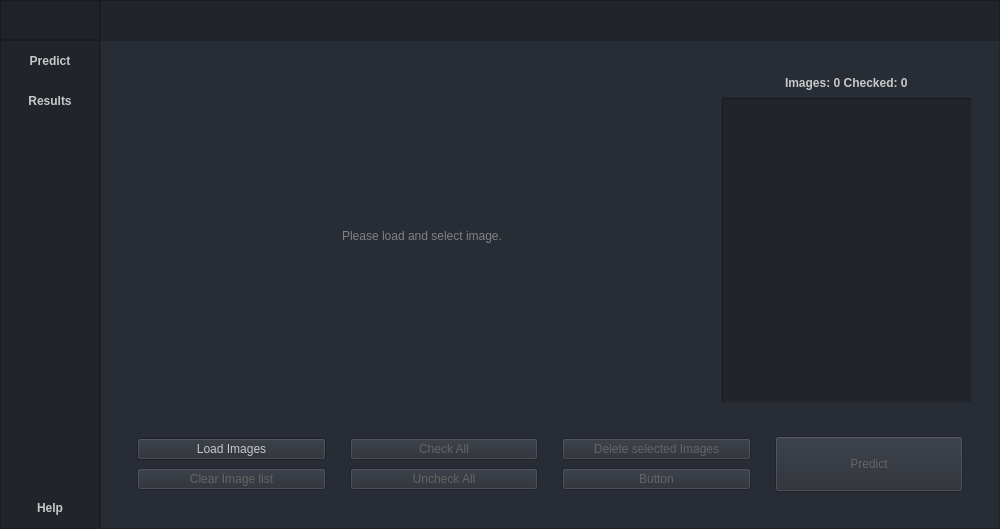
<?xml version="1.0" encoding="UTF-8"?>
<ui version="4.0">
 <class>MainWindow</class>
 <widget class="QMainWindow" name="MainWindow">
  <property name="geometry">
   <rect>
    <x>0</x>
    <y>0</y>
    <width>1000</width>
    <height>529</height>
   </rect>
  </property>
  <property name="minimumSize">
   <size>
    <width>1000</width>
    <height>500</height>
   </size>
  </property>
  <property name="windowTitle">
   <string>FractureArea</string>
  </property>
  <property name="windowIcon">
   <iconset>
    <normalon>:/assets/icons/app-icon.png</normalon>
   </iconset>
  </property>
  <property name="styleSheet">
   <string notr="true">background-color: rgb(40, 44, 52);
</string>
  </property>
  <property name="toolButtonStyle">
   <enum>Qt::ToolButtonIconOnly</enum>
  </property>
  <widget class="QWidget" name="centralwidget">
   <layout class="QVBoxLayout" name="verticalLayout">
    <property name="spacing">
     <number>0</number>
    </property>
    <property name="leftMargin">
     <number>0</number>
    </property>
    <property name="topMargin">
     <number>0</number>
    </property>
    <property name="rightMargin">
     <number>0</number>
    </property>
    <property name="bottomMargin">
     <number>0</number>
    </property>
    <item>
     <widget class="QFrame" name="Top_Bar">
      <property name="maximumSize">
       <size>
        <width>16777215</width>
        <height>40</height>
       </size>
      </property>
      <property name="styleSheet">
       <string notr="true">background-color: rgb(35, 35, 35);</string>
      </property>
      <property name="frameShape">
       <enum>QFrame::NoFrame</enum>
      </property>
      <property name="frameShadow">
       <enum>QFrame::Raised</enum>
      </property>
      <layout class="QHBoxLayout" name="horizontalLayout">
       <property name="spacing">
        <number>0</number>
       </property>
       <property name="leftMargin">
        <number>0</number>
       </property>
       <property name="topMargin">
        <number>0</number>
       </property>
       <property name="rightMargin">
        <number>0</number>
       </property>
       <property name="bottomMargin">
        <number>0</number>
       </property>
       <item>
        <widget class="QFrame" name="frame_toggle">
         <property name="maximumSize">
          <size>
           <width>100</width>
           <height>40</height>
          </size>
         </property>
         <property name="styleSheet">
          <string notr="true">background-color: rgb(31, 35, 40);</string>
         </property>
         <property name="frameShape">
          <enum>QFrame::StyledPanel</enum>
         </property>
         <property name="frameShadow">
          <enum>QFrame::Raised</enum>
         </property>
         <layout class="QVBoxLayout" name="verticalLayout_2">
          <property name="spacing">
           <number>0</number>
          </property>
          <property name="leftMargin">
           <number>0</number>
          </property>
          <property name="topMargin">
           <number>0</number>
          </property>
          <property name="rightMargin">
           <number>0</number>
          </property>
          <property name="bottomMargin">
           <number>0</number>
          </property>
          <item>
           <widget class="QPushButton" name="btn_toggle">
            <property name="sizePolicy">
             <sizepolicy hsizetype="Expanding" vsizetype="Expanding">
              <horstretch>0</horstretch>
              <verstretch>0</verstretch>
             </sizepolicy>
            </property>
            <property name="styleSheet">
             <string notr="true">QPushButton {
	color: rgb(255, 255, 255);
	border: 0px solid;
}
QPushButton:hover {
	background-color: rgb(27, 30, 34);
}</string>
            </property>
            <property name="text">
             <string/>
            </property>
            <property name="icon">
             <iconset resource="icons.qrc">
              <normaloff>:/assets/icons/menu-icon.png</normaloff>:/assets/icons/menu-icon.png</iconset>
            </property>
            <property name="iconSize">
             <size>
              <width>24</width>
              <height>24</height>
             </size>
            </property>
           </widget>
          </item>
         </layout>
        </widget>
       </item>
       <item>
        <widget class="QFrame" name="frame_top">
         <property name="minimumSize">
          <size>
           <width>0</width>
           <height>70</height>
          </size>
         </property>
         <property name="styleSheet">
          <string notr="true">background-color: rgb(33, 37, 43);</string>
         </property>
         <property name="frameShape">
          <enum>QFrame::StyledPanel</enum>
         </property>
         <property name="frameShadow">
          <enum>QFrame::Raised</enum>
         </property>
        </widget>
       </item>
      </layout>
     </widget>
    </item>
    <item>
     <widget class="QFrame" name="Content">
      <property name="frameShape">
       <enum>QFrame::NoFrame</enum>
      </property>
      <property name="frameShadow">
       <enum>QFrame::Raised</enum>
      </property>
      <layout class="QHBoxLayout" name="horizontalLayout_2">
       <property name="spacing">
        <number>0</number>
       </property>
       <property name="leftMargin">
        <number>0</number>
       </property>
       <property name="topMargin">
        <number>0</number>
       </property>
       <property name="rightMargin">
        <number>0</number>
       </property>
       <property name="bottomMargin">
        <number>0</number>
       </property>
       <item>
        <widget class="QFrame" name="frame_left_menu">
         <property name="minimumSize">
          <size>
           <width>100</width>
           <height>0</height>
          </size>
         </property>
         <property name="maximumSize">
          <size>
           <width>70</width>
           <height>16777215</height>
          </size>
         </property>
         <property name="styleSheet">
          <string notr="true">background-color: rgb(33, 37, 43);</string>
         </property>
         <property name="frameShape">
          <enum>QFrame::StyledPanel</enum>
         </property>
         <property name="frameShadow">
          <enum>QFrame::Raised</enum>
         </property>
         <layout class="QVBoxLayout" name="verticalLayout_3">
          <property name="leftMargin">
           <number>0</number>
          </property>
          <property name="topMargin">
           <number>0</number>
          </property>
          <property name="rightMargin">
           <number>0</number>
          </property>
          <property name="bottomMargin">
           <number>0</number>
          </property>
          <item alignment="Qt::AlignTop">
           <widget class="QFrame" name="frame_top_menus">
            <property name="frameShape">
             <enum>QFrame::NoFrame</enum>
            </property>
            <property name="frameShadow">
             <enum>QFrame::Raised</enum>
            </property>
            <layout class="QVBoxLayout" name="verticalLayout_4">
             <property name="spacing">
              <number>0</number>
             </property>
             <property name="leftMargin">
              <number>0</number>
             </property>
             <property name="topMargin">
              <number>0</number>
             </property>
             <property name="rightMargin">
              <number>0</number>
             </property>
             <property name="bottomMargin">
              <number>0</number>
             </property>
             <item>
              <widget class="QPushButton" name="btn_page_predict">
               <property name="minimumSize">
                <size>
                 <width>0</width>
                 <height>40</height>
                </size>
               </property>
               <property name="font">
                <font>
                 <weight>75</weight>
                 <bold>true</bold>
                </font>
               </property>
               <property name="cursor">
                <cursorShape>PointingHandCursor</cursorShape>
               </property>
               <property name="styleSheet">
                <string notr="true">QPushButton {
	color: rgb(200, 200, 200);
	background-color: rgb(33, 37, 43);
	border: 0px solid;
}
QPushButton:hover {
	color: rgb(85, 150, 186);
	background-color: rgb(50, 56, 68);
}</string>
               </property>
               <property name="text">
                <string>Predict</string>
               </property>
               <property name="icon">
                <iconset resource="icons.qrc">
                 <normaloff>:/assets/icons/upload-icon.png</normaloff>:/assets/icons/upload-icon.png</iconset>
               </property>
               <property name="iconSize">
                <size>
                 <width>16</width>
                 <height>16</height>
                </size>
               </property>
               <property name="autoRepeat">
                <bool>false</bool>
               </property>
              </widget>
             </item>
             <item>
              <widget class="QPushButton" name="btn_page_results">
               <property name="minimumSize">
                <size>
                 <width>0</width>
                 <height>40</height>
                </size>
               </property>
               <property name="font">
                <font>
                 <weight>75</weight>
                 <bold>true</bold>
                </font>
               </property>
               <property name="cursor">
                <cursorShape>PointingHandCursor</cursorShape>
               </property>
               <property name="styleSheet">
                <string notr="true">QPushButton {
	color: rgb(200, 200, 200);
	background-color: rgb(33, 37, 43);
	border: 0px solid;
}
QPushButton:hover {
	color: rgb(85, 150, 186);
	background-color: rgb(50, 56, 68);
}</string>
               </property>
               <property name="text">
                <string>Results</string>
               </property>
               <property name="icon">
                <iconset resource="icons.qrc">
                 <normaloff>:/assets/icons/results-icon.png</normaloff>:/assets/icons/results-icon.png</iconset>
               </property>
               <property name="iconSize">
                <size>
                 <width>16</width>
                 <height>16</height>
                </size>
               </property>
              </widget>
             </item>
            </layout>
           </widget>
          </item>
          <item alignment="Qt::AlignBottom">
           <widget class="QFrame" name="frame_bottom_menus">
            <property name="frameShape">
             <enum>QFrame::NoFrame</enum>
            </property>
            <property name="frameShadow">
             <enum>QFrame::Raised</enum>
            </property>
            <layout class="QVBoxLayout" name="verticalLayout_15">
             <property name="spacing">
              <number>0</number>
             </property>
             <property name="leftMargin">
              <number>0</number>
             </property>
             <property name="topMargin">
              <number>0</number>
             </property>
             <property name="rightMargin">
              <number>0</number>
             </property>
             <property name="bottomMargin">
              <number>0</number>
             </property>
             <item>
              <widget class="QPushButton" name="btn_page_help">
               <property name="minimumSize">
                <size>
                 <width>0</width>
                 <height>40</height>
                </size>
               </property>
               <property name="font">
                <font>
                 <weight>75</weight>
                 <bold>true</bold>
                </font>
               </property>
               <property name="cursor">
                <cursorShape>PointingHandCursor</cursorShape>
               </property>
               <property name="styleSheet">
                <string notr="true">QPushButton {
	color: rgb(200, 200, 200);
	background-color: rgb(33, 37, 43);
	border: 0px solid;
}
QPushButton:hover {
	color: rgb(85, 150, 186);
	background-color: rgb(50, 56, 68);
}</string>
               </property>
               <property name="text">
                <string>Help</string>
               </property>
               <property name="icon">
                <iconset resource="icons.qrc">
                 <normaloff>:/assets/icons/info-icon.png</normaloff>:/assets/icons/info-icon.png</iconset>
               </property>
               <property name="iconSize">
                <size>
                 <width>16</width>
                 <height>16</height>
                </size>
               </property>
               <property name="shortcut">
                <string/>
               </property>
              </widget>
             </item>
            </layout>
           </widget>
          </item>
         </layout>
        </widget>
       </item>
       <item>
        <widget class="QFrame" name="frame_pages">
         <property name="frameShape">
          <enum>QFrame::StyledPanel</enum>
         </property>
         <property name="frameShadow">
          <enum>QFrame::Raised</enum>
         </property>
         <layout class="QVBoxLayout" name="verticalLayout_5">
          <item>
           <widget class="QStackedWidget" name="stackedWidget">
            <property name="currentIndex">
             <number>0</number>
            </property>
            <widget class="QWidget" name="frame_predict_page">
             <layout class="QVBoxLayout" name="verticalLayout_7">
              <item>
               <widget class="QFrame" name="frame_predict_page_up">
                <property name="frameShape">
                 <enum>QFrame::NoFrame</enum>
                </property>
                <property name="frameShadow">
                 <enum>QFrame::Raised</enum>
                </property>
                <layout class="QHBoxLayout" name="horizontalLayout_3">
                 <item>
                  <widget class="QFrame" name="frame_predict_page_up_image">
                   <property name="minimumSize">
                    <size>
                     <width>2</width>
                     <height>0</height>
                    </size>
                   </property>
                   <property name="frameShape">
                    <enum>QFrame::NoFrame</enum>
                   </property>
                   <property name="frameShadow">
                    <enum>QFrame::Raised</enum>
                   </property>
                   <layout class="QGridLayout" name="gridLayout">
                    <property name="leftMargin">
                     <number>0</number>
                    </property>
                    <property name="topMargin">
                     <number>0</number>
                    </property>
                    <property name="rightMargin">
                     <number>0</number>
                    </property>
                    <property name="bottomMargin">
                     <number>0</number>
                    </property>
                    <property name="spacing">
                     <number>0</number>
                    </property>
                    <item row="0" column="0" alignment="Qt::AlignHCenter">
                     <widget class="QLabel" name="label_predict_page_selected_picture">
                      <property name="styleSheet">
                       <string notr="true">QLabel {color: rgb(130, 130, 130)}</string>
                      </property>
                      <property name="text">
                       <string>Please load and select image.</string>
                      </property>
                      <property name="scaledContents">
                       <bool>true</bool>
                      </property>
                     </widget>
                    </item>
                   </layout>
                  </widget>
                 </item>
                 <item>
                  <widget class="QFrame" name="frame_predict_page_up_list">
                   <property name="minimumSize">
                    <size>
                     <width>250</width>
                     <height>0</height>
                    </size>
                   </property>
                   <property name="maximumSize">
                    <size>
                     <width>250</width>
                     <height>16777215</height>
                    </size>
                   </property>
                   <property name="frameShape">
                    <enum>QFrame::NoFrame</enum>
                   </property>
                   <property name="frameShadow">
                    <enum>QFrame::Raised</enum>
                   </property>
                   <property name="lineWidth">
                    <number>0</number>
                   </property>
                   <layout class="QVBoxLayout" name="verticalLayout_11">
                    <property name="spacing">
                     <number>0</number>
                    </property>
                    <property name="leftMargin">
                     <number>0</number>
                    </property>
                    <property name="topMargin">
                     <number>0</number>
                    </property>
                    <property name="rightMargin">
                     <number>0</number>
                    </property>
                    <property name="bottomMargin">
                     <number>0</number>
                    </property>
                    <item alignment="Qt::AlignHCenter">
                     <widget class="QLabel" name="label_predict_page_images">
                      <property name="minimumSize">
                       <size>
                        <width>0</width>
                        <height>30</height>
                       </size>
                      </property>
                      <property name="font">
                       <font>
                        <weight>75</weight>
                        <italic>false</italic>
                        <bold>true</bold>
                        <underline>false</underline>
                        <strikeout>false</strikeout>
                        <kerning>true</kerning>
                       </font>
                      </property>
                      <property name="styleSheet">
                       <string notr="true">QLabel {color: rgb(200, 200, 200)}</string>
                      </property>
                      <property name="text">
                       <string>Images: 0 Checked: 0</string>
                      </property>
                     </widget>
                    </item>
                    <item>
                     <widget class="QListWidget" name="images_predict_page_import_list">
                      <property name="minimumSize">
                       <size>
                        <width>150</width>
                        <height>0</height>
                       </size>
                      </property>
                      <property name="styleSheet">
                       <string notr="true">background-color: rgb(33, 37, 43);</string>
                      </property>
                      <property name="frameShape">
                       <enum>QFrame::Panel</enum>
                      </property>
                      <property name="frameShadow">
                       <enum>QFrame::Sunken</enum>
                      </property>
                      <property name="lineWidth">
                       <number>1</number>
                      </property>
                      <property name="midLineWidth">
                       <number>0</number>
                      </property>
                      <property name="showDropIndicator" stdset="0">
                       <bool>true</bool>
                      </property>
                      <property name="dragEnabled">
                       <bool>false</bool>
                      </property>
                     </widget>
                    </item>
                   </layout>
                  </widget>
                 </item>
                </layout>
               </widget>
              </item>
              <item>
               <widget class="QFrame" name="frame_predict_page_buttons">
                <property name="maximumSize">
                 <size>
                  <width>16777215</width>
                  <height>150</height>
                 </size>
                </property>
                <property name="frameShape">
                 <enum>QFrame::NoFrame</enum>
                </property>
                <property name="frameShadow">
                 <enum>QFrame::Raised</enum>
                </property>
                <layout class="QHBoxLayout" name="horizontalLayout_8">
                 <item>
                  <widget class="QFrame" name="frame_predict_page_buttons_load_clear_images">
                   <property name="frameShape">
                    <enum>QFrame::NoFrame</enum>
                   </property>
                   <property name="frameShadow">
                    <enum>QFrame::Raised</enum>
                   </property>
                   <layout class="QVBoxLayout" name="verticalLayout_10">
                    <property name="spacing">
                     <number>6</number>
                    </property>
                    <property name="leftMargin">
                     <number>9</number>
                    </property>
                    <property name="topMargin">
                     <number>9</number>
                    </property>
                    <property name="rightMargin">
                     <number>9</number>
                    </property>
                    <property name="bottomMargin">
                     <number>9</number>
                    </property>
                    <item>
                     <widget class="QPushButton" name="btn_predict_page_load_images">
                      <property name="cursor">
                       <cursorShape>PointingHandCursor</cursorShape>
                      </property>
                      <property name="layoutDirection">
                       <enum>Qt::LeftToRight</enum>
                      </property>
                      <property name="autoFillBackground">
                       <bool>false</bool>
                      </property>
                      <property name="styleSheet">
                       <string notr="true">QPushButton {
	color: rgb(200, 200, 200);
}
QPushButton:hover {
	color: rgb(85, 170, 255);
}</string>
                      </property>
                      <property name="text">
                       <string>Load Images</string>
                      </property>
                      <property name="autoDefault">
                       <bool>false</bool>
                      </property>
                      <property name="default">
                       <bool>false</bool>
                      </property>
                      <property name="flat">
                       <bool>false</bool>
                      </property>
                     </widget>
                    </item>
                    <item>
                     <widget class="QPushButton" name="btn_predict_page_clear_images">
                      <property name="enabled">
                       <bool>false</bool>
                      </property>
                      <property name="font">
                       <font>
                        <weight>50</weight>
                        <bold>false</bold>
                       </font>
                      </property>
                      <property name="cursor">
                       <cursorShape>PointingHandCursor</cursorShape>
                      </property>
                      <property name="toolTip">
                       <string/>
                      </property>
                      <property name="statusTip">
                       <string/>
                      </property>
                      <property name="styleSheet">
                       <string notr="true">QPushButton {
	color: rgb(100, 100, 100);
}
QPushButton:hover {
	color: rgb(85, 170, 255);
}</string>
                      </property>
                      <property name="text">
                       <string>Clear Image list</string>
                      </property>
                     </widget>
                    </item>
                   </layout>
                  </widget>
                 </item>
                 <item>
                  <widget class="QFrame" name="frame_predict_page_buttons_check_uncheck_images">
                   <property name="frameShape">
                    <enum>QFrame::NoFrame</enum>
                   </property>
                   <property name="frameShadow">
                    <enum>QFrame::Raised</enum>
                   </property>
                   <layout class="QVBoxLayout" name="verticalLayout_12">
                    <item>
                     <widget class="QPushButton" name="btn_predict_page_check_all">
                      <property name="enabled">
                       <bool>false</bool>
                      </property>
                      <property name="cursor">
                       <cursorShape>PointingHandCursor</cursorShape>
                      </property>
                      <property name="styleSheet">
                       <string notr="true">QPushButton {
	color: rgb(100, 100, 100);
}
QPushButton:hover {
	color: rgb(85, 170, 255);
}</string>
                      </property>
                      <property name="text">
                       <string>Check All</string>
                      </property>
                     </widget>
                    </item>
                    <item>
                     <widget class="QPushButton" name="btn_predict_page_uncheck_all">
                      <property name="enabled">
                       <bool>false</bool>
                      </property>
                      <property name="cursor">
                       <cursorShape>PointingHandCursor</cursorShape>
                      </property>
                      <property name="styleSheet">
                       <string notr="true">QPushButton {
	color: rgb(100, 100, 100);
}
QPushButton:hover {
	color: rgb(85, 170, 255);
}</string>
                      </property>
                      <property name="text">
                       <string>Uncheck All</string>
                      </property>
                     </widget>
                    </item>
                   </layout>
                  </widget>
                 </item>
                 <item>
                  <widget class="QFrame" name="frame_predict_page_buttons_delete">
                   <property name="frameShape">
                    <enum>QFrame::NoFrame</enum>
                   </property>
                   <property name="frameShadow">
                    <enum>QFrame::Raised</enum>
                   </property>
                   <layout class="QVBoxLayout" name="verticalLayout_14">
                    <item>
                     <widget class="QPushButton" name="btn_predict_page_delete_selected_images">
                      <property name="enabled">
                       <bool>false</bool>
                      </property>
                      <property name="cursor">
                       <cursorShape>PointingHandCursor</cursorShape>
                      </property>
                      <property name="styleSheet">
                       <string notr="true">QPushButton {
	color: rgb(100, 100, 100);
}
QPushButton:hover {
	color: rgb(85, 170, 255);
}</string>
                      </property>
                      <property name="text">
                       <string>Delete selected Images</string>
                      </property>
                     </widget>
                    </item>
                    <item>
                     <widget class="QPushButton" name="pushButton_3">
                      <property name="enabled">
                       <bool>false</bool>
                      </property>
                      <property name="cursor">
                       <cursorShape>PointingHandCursor</cursorShape>
                      </property>
                      <property name="styleSheet">
                       <string notr="true">QPushButton {
	color: rgb(100, 100, 100);
}
QPushButton:hover {
	color: rgb(85, 170, 255);
}</string>
                      </property>
                      <property name="text">
                       <string>Button</string>
                      </property>
                     </widget>
                    </item>
                   </layout>
                  </widget>
                 </item>
                 <item>
                  <widget class="QFrame" name="frame_predict_page_buttons_predict_button">
                   <property name="frameShape">
                    <enum>QFrame::NoFrame</enum>
                   </property>
                   <property name="frameShadow">
                    <enum>QFrame::Raised</enum>
                   </property>
                   <layout class="QVBoxLayout" name="verticalLayout_13">
                    <item>
                     <widget class="QPushButton" name="btn_predict_page_predict">
                      <property name="enabled">
                       <bool>false</bool>
                      </property>
                      <property name="minimumSize">
                       <size>
                        <width>0</width>
                        <height>56</height>
                       </size>
                      </property>
                      <property name="cursor">
                       <cursorShape>PointingHandCursor</cursorShape>
                      </property>
                      <property name="styleSheet">
                       <string notr="true">QPushButton {
	color: rgb(100, 100, 100);
}
QPushButton:hover {
	color: rgb(85, 170, 255);
}</string>
                      </property>
                      <property name="text">
                       <string>Predict</string>
                      </property>
                      <property name="icon">
                       <iconset resource="icons.qrc">
                        <normaloff>:/assets/icons/play-icon.png</normaloff>
                        <disabledoff>:/assets/icons/play-icon-disable.png</disabledoff>
                        <disabledon>:/assets/icons/play-icon-disable.png</disabledon>:/assets/icons/play-icon.png</iconset>
                      </property>
                     </widget>
                    </item>
                   </layout>
                  </widget>
                 </item>
                </layout>
               </widget>
              </item>
             </layout>
            </widget>
            <widget class="QWidget" name="frame_results_page">
             <layout class="QVBoxLayout" name="verticalLayout_6">
              <item>
               <widget class="QFrame" name="frame_results_page_up">
                <property name="frameShape">
                 <enum>QFrame::NoFrame</enum>
                </property>
                <property name="frameShadow">
                 <enum>QFrame::Sunken</enum>
                </property>
                <layout class="QHBoxLayout" name="horizontalLayout_6">
                 <item>
                  <widget class="QFrame" name="frame_results_page_up_image">
                   <property name="frameShape">
                    <enum>QFrame::NoFrame</enum>
                   </property>
                   <property name="frameShadow">
                    <enum>QFrame::Raised</enum>
                   </property>
                   <layout class="QGridLayout" name="gridLayout_4">
                    <property name="leftMargin">
                     <number>0</number>
                    </property>
                    <property name="topMargin">
                     <number>0</number>
                    </property>
                    <property name="rightMargin">
                     <number>0</number>
                    </property>
                    <property name="bottomMargin">
                     <number>0</number>
                    </property>
                    <property name="spacing">
                     <number>0</number>
                    </property>
                    <item row="0" column="0" alignment="Qt::AlignHCenter|Qt::AlignVCenter">
                     <widget class="QLabel" name="label_results_page_selected_picture">
                      <property name="styleSheet">
                       <string notr="true">QLabel {color: rgb(130, 130, 130)}</string>
                      </property>
                      <property name="text">
                       <string>No results</string>
                      </property>
                      <property name="scaledContents">
                       <bool>true</bool>
                      </property>
                     </widget>
                    </item>
                   </layout>
                  </widget>
                 </item>
                 <item>
                  <widget class="QFrame" name="frame_results_page_up_list">
                   <property name="minimumSize">
                    <size>
                     <width>250</width>
                     <height>0</height>
                    </size>
                   </property>
                   <property name="maximumSize">
                    <size>
                     <width>250</width>
                     <height>16777215</height>
                    </size>
                   </property>
                   <property name="frameShape">
                    <enum>QFrame::NoFrame</enum>
                   </property>
                   <property name="frameShadow">
                    <enum>QFrame::Raised</enum>
                   </property>
                   <layout class="QVBoxLayout" name="verticalLayout_9">
                    <property name="spacing">
                     <number>0</number>
                    </property>
                    <property name="leftMargin">
                     <number>0</number>
                    </property>
                    <property name="topMargin">
                     <number>0</number>
                    </property>
                    <property name="rightMargin">
                     <number>0</number>
                    </property>
                    <property name="bottomMargin">
                     <number>0</number>
                    </property>
                    <item alignment="Qt::AlignHCenter">
                     <widget class="QLabel" name="label_results_page_images">
                      <property name="minimumSize">
                       <size>
                        <width>0</width>
                        <height>30</height>
                       </size>
                      </property>
                      <property name="font">
                       <font>
                        <weight>75</weight>
                        <bold>true</bold>
                       </font>
                      </property>
                      <property name="styleSheet">
                       <string notr="true">QLabel {color: rgb(200, 200, 200)}</string>
                      </property>
                      <property name="text">
                       <string>Images: 0 Checked: 0</string>
                      </property>
                     </widget>
                    </item>
                    <item>
                     <widget class="QListWidget" name="images_results_page_import_list">
                      <property name="styleSheet">
                       <string notr="true">background-color: rgb(33, 37, 43);</string>
                      </property>
                      <property name="frameShape">
                       <enum>QFrame::Panel</enum>
                      </property>
                     </widget>
                    </item>
                   </layout>
                  </widget>
                 </item>
                </layout>
               </widget>
              </item>
              <item>
               <widget class="QFrame" name="frame_results_page_buttons">
                <property name="maximumSize">
                 <size>
                  <width>16777215</width>
                  <height>150</height>
                 </size>
                </property>
                <property name="frameShape">
                 <enum>QFrame::NoFrame</enum>
                </property>
                <property name="frameShadow">
                 <enum>QFrame::Raised</enum>
                </property>
                <layout class="QHBoxLayout" name="horizontalLayout_5">
                 <item>
                  <widget class="QFrame" name="frame_results_page_buttons_save_and_clear_images">
                   <property name="frameShape">
                    <enum>QFrame::NoFrame</enum>
                   </property>
                   <property name="frameShadow">
                    <enum>QFrame::Raised</enum>
                   </property>
                   <layout class="QVBoxLayout" name="verticalLayout_17">
                    <item>
                     <widget class="QPushButton" name="btn_results_page_save_images_and_csvs">
                      <property name="enabled">
                       <bool>false</bool>
                      </property>
                      <property name="cursor">
                       <cursorShape>PointingHandCursor</cursorShape>
                      </property>
                      <property name="styleSheet">
                       <string notr="true">QPushButton {
	color: rgb(100, 100, 100);
}
QPushButton:hover {
	color: rgb(85, 170, 255);
}</string>
                      </property>
                      <property name="text">
                       <string>Save Images and CSVs</string>
                      </property>
                     </widget>
                    </item>
                    <item>
                     <widget class="QPushButton" name="btn_results_page_clear_images">
                      <property name="enabled">
                       <bool>false</bool>
                      </property>
                      <property name="cursor">
                       <cursorShape>PointingHandCursor</cursorShape>
                      </property>
                      <property name="styleSheet">
                       <string notr="true">QPushButton {
	color: rgb(100, 100, 100);
}
QPushButton:hover {
	color: rgb(85, 170, 255);
}</string>
                      </property>
                      <property name="text">
                       <string>Clear Image list</string>
                      </property>
                     </widget>
                    </item>
                   </layout>
                  </widget>
                 </item>
                 <item>
                  <widget class="QFrame" name="frame_results_page_buttons_save_images_and_csvs">
                   <property name="frameShape">
                    <enum>QFrame::NoFrame</enum>
                   </property>
                   <property name="frameShadow">
                    <enum>QFrame::Raised</enum>
                   </property>
                   <layout class="QVBoxLayout" name="verticalLayout_19">
                    <item>
                     <widget class="QPushButton" name="btn_results_page_save_images">
                      <property name="enabled">
                       <bool>false</bool>
                      </property>
                      <property name="cursor">
                       <cursorShape>PointingHandCursor</cursorShape>
                      </property>
                      <property name="styleSheet">
                       <string notr="true">QPushButton {
	color: rgb(100, 100, 100);
}
QPushButton:hover {
	color: rgb(85, 170, 255);
}</string>
                      </property>
                      <property name="text">
                       <string>Save Images</string>
                      </property>
                     </widget>
                    </item>
                    <item>
                     <widget class="QPushButton" name="btn_results_page_save_csvs">
                      <property name="enabled">
                       <bool>false</bool>
                      </property>
                      <property name="cursor">
                       <cursorShape>PointingHandCursor</cursorShape>
                      </property>
                      <property name="styleSheet">
                       <string notr="true">QPushButton {
	color: rgb(100, 100, 100);
}
QPushButton:hover {
	color: rgb(85, 170, 255);
}</string>
                      </property>
                      <property name="text">
                       <string>Save CSVs</string>
                      </property>
                     </widget>
                    </item>
                   </layout>
                  </widget>
                 </item>
                 <item>
                  <widget class="QFrame" name="frame_results_page_buttons_check_uncheck_images">
                   <property name="frameShape">
                    <enum>QFrame::NoFrame</enum>
                   </property>
                   <property name="frameShadow">
                    <enum>QFrame::Raised</enum>
                   </property>
                   <layout class="QVBoxLayout" name="verticalLayout_18">
                    <item>
                     <widget class="QPushButton" name="btn_results_page_check_all">
                      <property name="enabled">
                       <bool>false</bool>
                      </property>
                      <property name="cursor">
                       <cursorShape>PointingHandCursor</cursorShape>
                      </property>
                      <property name="styleSheet">
                       <string notr="true">QPushButton {
	color: rgb(100, 100, 100);
}
QPushButton:hover {
	color: rgb(85, 170, 255);
}</string>
                      </property>
                      <property name="text">
                       <string>Check All</string>
                      </property>
                     </widget>
                    </item>
                    <item>
                     <widget class="QPushButton" name="btn_results_page_uncheck_all">
                      <property name="enabled">
                       <bool>false</bool>
                      </property>
                      <property name="cursor">
                       <cursorShape>PointingHandCursor</cursorShape>
                      </property>
                      <property name="styleSheet">
                       <string notr="true">QPushButton {
	color: rgb(100, 100, 100);
}
QPushButton:hover {
	color: rgb(85, 170, 255);
}</string>
                      </property>
                      <property name="text">
                       <string>Uncheck All</string>
                      </property>
                     </widget>
                    </item>
                   </layout>
                  </widget>
                 </item>
                 <item>
                  <widget class="QFrame" name="frame_results_page_buttons_delete">
                   <property name="frameShape">
                    <enum>QFrame::NoFrame</enum>
                   </property>
                   <property name="frameShadow">
                    <enum>QFrame::Raised</enum>
                   </property>
                   <layout class="QVBoxLayout" name="verticalLayout_16">
                    <item>
                     <widget class="QPushButton" name="btn_results_page_delete_selected_images">
                      <property name="enabled">
                       <bool>false</bool>
                      </property>
                      <property name="cursor">
                       <cursorShape>PointingHandCursor</cursorShape>
                      </property>
                      <property name="styleSheet">
                       <string notr="true">QPushButton {
	color: rgb(100, 100, 100);
}
QPushButton:hover {
	color: rgb(85, 170, 255);
}</string>
                      </property>
                      <property name="text">
                       <string>Delete selected Images</string>
                      </property>
                     </widget>
                    </item>
                    <item>
                     <widget class="QPushButton" name="pushButton_8">
                      <property name="enabled">
                       <bool>false</bool>
                      </property>
                      <property name="cursor">
                       <cursorShape>PointingHandCursor</cursorShape>
                      </property>
                      <property name="styleSheet">
                       <string notr="true">QPushButton {
	color: rgb(100, 100, 100);
}
QPushButton:hover {
	color: rgb(85, 170, 255);
}</string>
                      </property>
                      <property name="text">
                       <string>Button</string>
                      </property>
                     </widget>
                    </item>
                   </layout>
                  </widget>
                 </item>
                </layout>
               </widget>
              </item>
             </layout>
            </widget>
            <widget class="QWidget" name="frame_help_page">
             <layout class="QVBoxLayout" name="verticalLayout_8">
              <item>
               <widget class="QLabel" name="label">
                <property name="font">
                 <font>
                  <pointsize>40</pointsize>
                 </font>
                </property>
                <property name="styleSheet">
                 <string notr="true">color: #FFF;</string>
                </property>
                <property name="text">
                 <string>Help Page</string>
                </property>
                <property name="alignment">
                 <set>Qt::AlignCenter</set>
                </property>
               </widget>
              </item>
             </layout>
            </widget>
           </widget>
          </item>
         </layout>
        </widget>
       </item>
      </layout>
     </widget>
    </item>
   </layout>
  </widget>
 </widget>
 <resources>
  <include location="icons.qrc"/>
 </resources>
 <connections/>
</ui>
